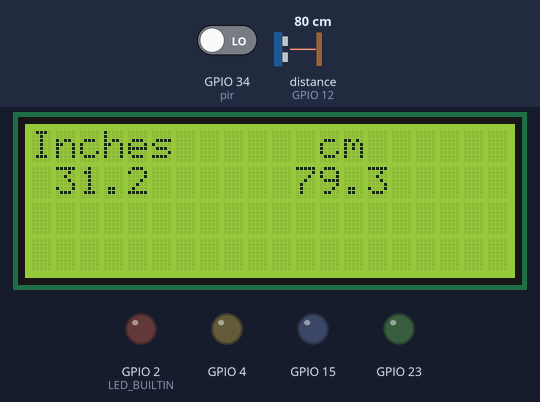
Recording of a sketch running on a simulated ESP32. Shown: 20×4 character LCD, output pins drawn as LEDs (lit = HIGH). Wiring (from diagram.json): ultrasonic range finder: trigger GPIO 13; echo GPIO 12. Inputs (shaded band) come from the test bench; at power-on: GPIO 34 (pir) LOW, distance to the obstacle (sensor on GPIO 12) 80 cm. The echo pulse lasts 58.3 µs per cm; WiFi joins after 1.5 s; servers stay silent unless stated; no MQTT or app messages arrive unless stated; pins used as bus, display or sensor lines are not drawn; what the sketch prints to the serial monitor is not drawn.

Above: at 1.7 s.
2.9 s: GPIO 34 (pir) driven HIGH
At 4.1 s:
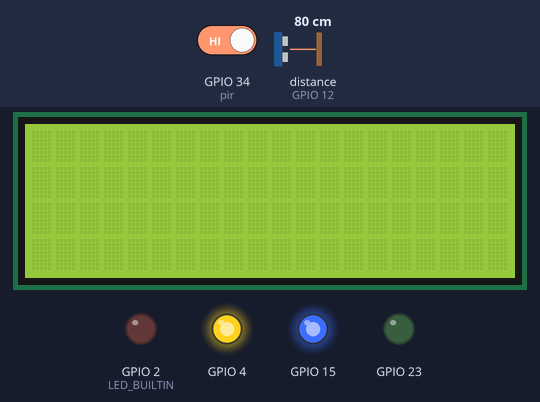
Timing chart, 0 to 5.9 s (numbered marks = the images above; inputs shaded):
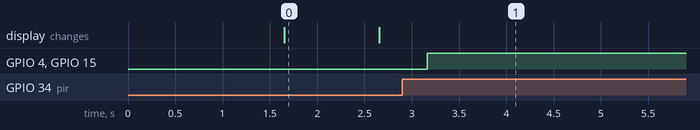

Measured:
- after the input at 2.9 s, GPIO 4, GPIO 15: LOW → HIGH after 0.26 s
- what the display in image 0 shows lasts 1.0 s, from 1.7 s to 2.7 s

The sketch:

esp32-dht22.ino
```cpp
#include <WiFi.h>                              // library for wifi
#include <PubSubClient.h>                      // library for MQTT
#include <LiquidCrystal_I2C.h>
LiquidCrystal_I2C lcd(0x27, 20, 4);

//----------------------- credentials of IBM Accounts ------------------------------

#define ORG "jrbl5n"                        // IBM organisation id
#define DEVICE_TYPE "Arduino"                // Device type mentioned in ibm watson iot platform
#define DEVICE_ID "12345"              // Device ID mentioned in ibm watson iot platform
#define TOKEN "12345678"          // Token

//----------------------- customise above values -----------------------------------------------------

char server[] = ORG ".messaging.internetofthings.ibmcloud.com";               // server name
char publishTopic[] = "iot-2/evt/data/fmt/json";                              // topic name and type of event perform and format in which data to be send
char topic[] = "iot-2/cmd/led/fmt/String";                                    // cmd Represent type and command is test format of strings
char authMethod[] = "use-token-auth";                                         // authentication method
char token[] = TOKEN;
char clientId[] = "d:" ORG ":" DEVICE_TYPE ":" DEVICE_ID;                    //Client id

//---------------------------------------------------------------------------------------------------------------------

WiFiClient wifiClient;                                                      // creating instance for wificlient
PubSubClient client(server, 1883, wifiClient);

#define ECHO_PIN 12
#define TRIG_PIN 13
float dist;

void setup()
{
  Serial.begin(115200);
  pinMode(LED_BUILTIN, OUTPUT);
  pinMode(TRIG_PIN, OUTPUT);
  pinMode(ECHO_PIN, INPUT);
  //pir pin
  pinMode(34, INPUT);

  //ledpins
  pinMode(23, OUTPUT);
  pinMode(2, OUTPUT);
  pinMode(4, OUTPUT);
  pinMode(15, OUTPUT);


  lcd.init();
  lcd.backlight();
  lcd.setCursor(1, 0);
  lcd.print("");
  wifiConnect();
  mqttConnect();
}

float readcmCM()
{
  digitalWrite(TRIG_PIN, LOW);
  delayMicroseconds(2);
  digitalWrite(TRIG_PIN, HIGH);
  delayMicroseconds(10);
  digitalWrite(TRIG_PIN, LOW);
  int duration = pulseIn(ECHO_PIN, HIGH);
  return duration * 0.034 / 2;
}

void loop()
 {

	lcd.clear();

  publishData();
  delay(500);
  if (!client.loop())
    {
      mqttConnect();                                    // function call to connect to IBM
    }
}


/* --------------------------------retrieving to cloud-----------------------------------------------------*/

void wifiConnect()
{
  Serial.print("Connecting to ");
  Serial.print("Wifi");
  WiFi.begin("Wokwi-GUEST", "", 6);
  while (WiFi.status() != WL_CONNECTED)
    {
      delay(500);
      Serial.print(".");
    }
  Serial.print("WiFi connected, IP address: ");
  Serial.println(WiFi.localIP());
}
void mqttConnect()
  {
    if (!client.connected())
      {
        Serial.print("Reconnecting MQTT client to ");
        Serial.println(server);
        while (!client.connect(clientId, authMethod, token))
          {
            Serial.print(".");
            delay(500);
          }
        initManagedDevice();
        Serial.println();
      }
  }
void initManagedDevice()
  {
    if (client.subscribe(topic))
      {
        Serial.println("IBM subscribe to cmd OK");
      }
    else
      {
        Serial.println("subscribe to cmd FAILED");
      }
  }
void publishData()
{
  float cm = readcmCM();

  if(digitalRead(34))                                 //pir motion detection
  {
    Serial.println("Motion Detected");
    Serial.println("Lid Opened");
    digitalWrite(15, HIGH);


 if(digitalRead(34)== true)
 {
  if(cm <= 60)                                                //Bin level detection
  {
    digitalWrite(2, HIGH);
    Serial.println("High Alert!!!,Trash bin is about to be full");
    Serial.println("Lid Closed");
    lcd.print("Full! Don't use");
    delay(2000);
    lcd.clear();
    digitalWrite(4, LOW);
    digitalWrite(23, LOW);
  }
  else if(cm > 60 && cm < 120)
  {
    digitalWrite(4, HIGH);
    Serial.println("Warning!!,Trash is about to cross 50% of bin level");
    digitalWrite(2, LOW);
    digitalWrite(23, LOW);

  }
  else if(cm > 120)
  {
    digitalWrite(23, HIGH);
    Serial.println("Bin is available");
    digitalWrite(2,LOW);
    digitalWrite(4, LOW);

  }
    delay(10000);
    Serial.println("Lid Closed");
 }
 else
 {
   Serial.println("No motion detected");
    digitalWrite(2, LOW);
    digitalWrite(15, LOW);
    digitalWrite(4, LOW);
    digitalWrite(23, LOW);
 }


}
  else
  {
    digitalWrite(15, LOW);

  }


  if(cm <= 60)
{
digitalWrite(21,HIGH);
String payload = "{\"High_Alert\":";
payload += cm;
payload += " }";
Serial.print("\n");
Serial.print("Sending payload: ");
Serial.println(payload);

if (client.publish(publishTopic, (char*) payload.c_str()))         // if data is uploaded to cloud successfully,prints publish ok else prints publish failed
{
Serial.println("Publish OK");
}
}
else if(cm <= 120)
{
digitalWrite(22,HIGH);
String payload = "{\"Warning\":";
payload += cm ;
payload += " }";
Serial.print("\n");
Serial.print("Sending payload: ");
Serial.println(payload);
if(client.publish(publishTopic, (char*) payload.c_str()))
{
Serial.println("Publish OK");
}
else
{
Serial.println("Publish FAILED");
}
}
else
{
Serial.println();
}

  float inches = (cm / 2.54);                                      //print on lcd
  lcd.setCursor(0,0);
	lcd.print("Inches");
	lcd.setCursor(4,0);
	lcd.setCursor(12,0);
	lcd.print("cm");
	lcd.setCursor(1,1);
	lcd.print(inches, 1);
	lcd.setCursor(11,1);
	lcd.print(cm, 1);
	lcd.setCursor(14,1);
	delay(1000);
	lcd.clear();
}
```
